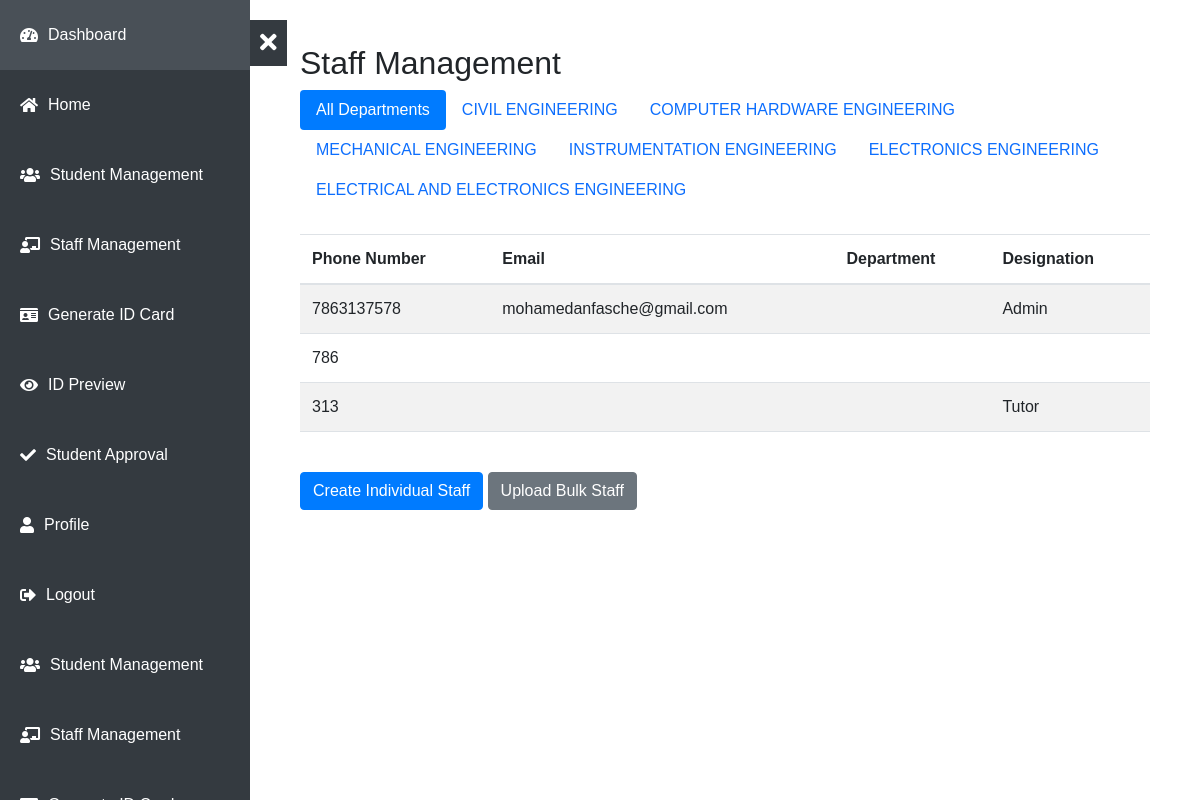
The page /staff_management/ on the database as committed earlier.
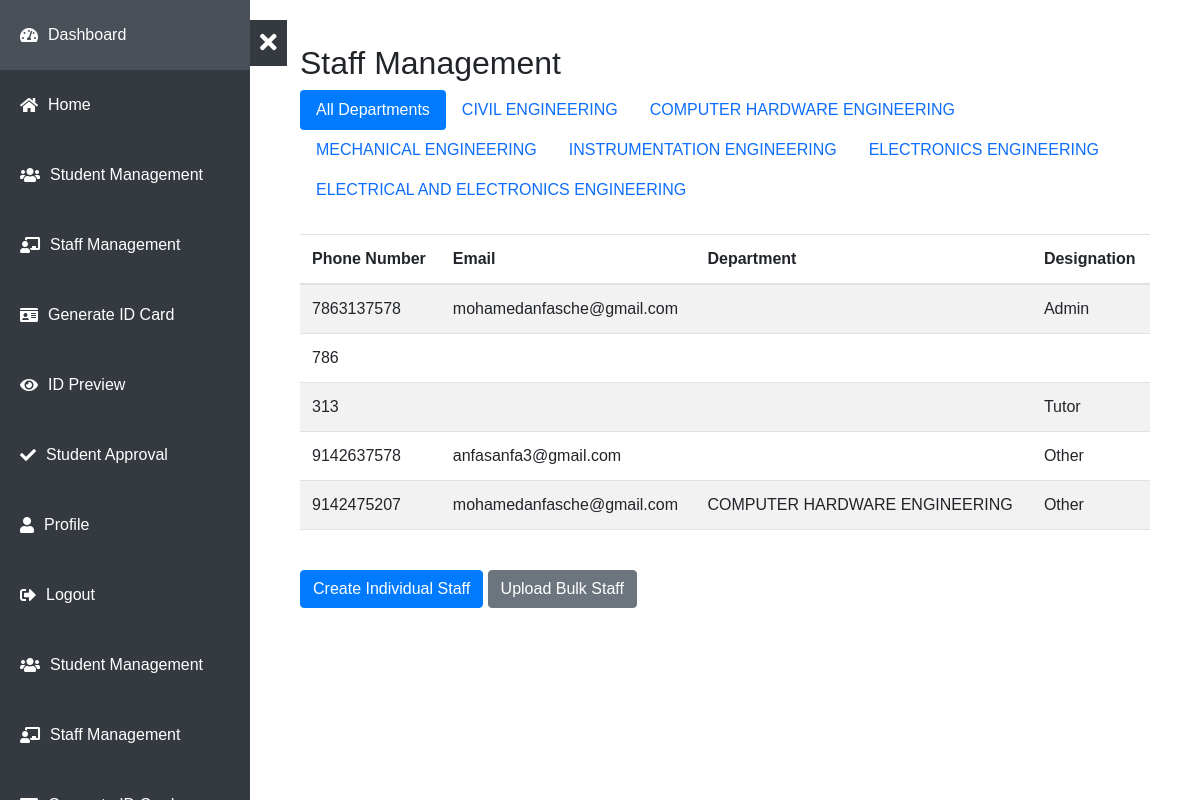
The same page on the database as committed later.
### students/models.py (models this page shows, shortened)
class Department(models.Model):
    name = models.CharField(max_length=100, unique=True)

class Staff(AbstractUser):
    DESIGNATION_CHOICES = [
        ('Admin','Admin'),
        ('HOD', 'Head of Department'),
        ('Lecturer', 'Lecturer'),
        ('Tutor', 'Tutor'),
        ('Other','Other')
    ]
    username = None
    phone_number = models.CharField(max_length=15, unique=True)
    designation = models.CharField(max_length=50, choices=DESIGNATION_CHOICES)
    department = models.ForeignKey(Department, on_delete=models.SET_NULL, null=True, blank=True)
    otp = models.CharField(max_length=6, blank=True, null=True)
    otp_generated_at = models.DateTimeField(null=True, blank=True)
    email = models.EmailField(default="email@gmail.com")
    USERNAME_FIELD = 'phone_number'
    REQUIRED_FIELDS = ['designation','email']
    groups = models.ManyToManyField(
        Group,
        related_name='staff_set',
        blank=True,
        help_text='The groups this user belongs to.',
        verbose_name='groups',
    )
    user_permissions = models.ManyToManyField(
        Permission,
        related_name='staff_set',
        blank=True,
        help_text='Specific permissions for this user.',
        verbose_name='user permissions',
    )
    objects = CustomUserManager()

### students/views.py (the view)
# urls.py: path('staff_management/', views.staff_management, name='staff_management'),
def staff_management(request):
    departments = Department.objects.all()
    selected_department = request.GET.get('department')
    if selected_department:
        staff_members = Staff.objects.filter(department__id=selected_department)
    else:
        staff_members = Staff.objects.all()
    return render(request, 'staff_management.html', {
        'departments': departments,
        'staff_members': staff_members,
        'selected_department': selected_department,
    })

### students/templates/staff_management.html (shortened to what this page needs)
{% extends "base.html" %}
{% block content %}
<div class="container">
    <h2>Staff Management</h2>
    <ul class="nav nav-pills mb-4">
        <li class="nav-item">
            <a class="nav-link {% if not selected_department %}active{% endif %}" href="{% url 'staff_management' %}">All Departments</a>
        </li>
        {% for department in departments %}
            <li class="nav-item">
                <a class="nav-link {% if selected_department == department.id|stringformat:"s" %}active{% endif %}" href="{% url 'staff_management' %}?department={{ department.id }}">{{ department.name }}</a>
            </li>
        {% endfor %}
    </ul>
    <div class="table-responsive mb-4">
        <table class="table table-striped">
            <thead>
                <tr>
                    <th>Phone Number</th>
                    <th>Email</th>
                    <th>Department</th>
                    <th>Designation</th>
                </tr>
            </thead>
            <tbody>
                {% for staff in staff_members %}
                    <tr>
                        <td>{{ staff.phone_number }}</td>
                        <td>{{ staff.email }}</td>
                        <td>{{ staff.department.name }}</td>
                        <td>{{ staff.designation }}</td>
                    </tr>
                {% endfor %}
            </tbody>
        </table>
    </div>
    <button type="button" class="btn btn-primary" data-toggle="modal" data-target="#createStaffModal">
        Create Individual Staff
    </button>
    <button type="button" class="btn btn-secondary" data-toggle="modal" data-target="#uploadStaffModal">
        Upload Bulk Staff
    </button>
</div>
{% endblock %}

Rows that differ between the two databases and show on the page:
added Staff: phone_number "9142637578", email "anfasanfa3@gmail.com", designation "Other"
added Staff: phone_number "9142475207", email "mohamedanfasche@gmail.com", department.name "COMPUTER HARDWARE ENGINEERING", designation "Other"
